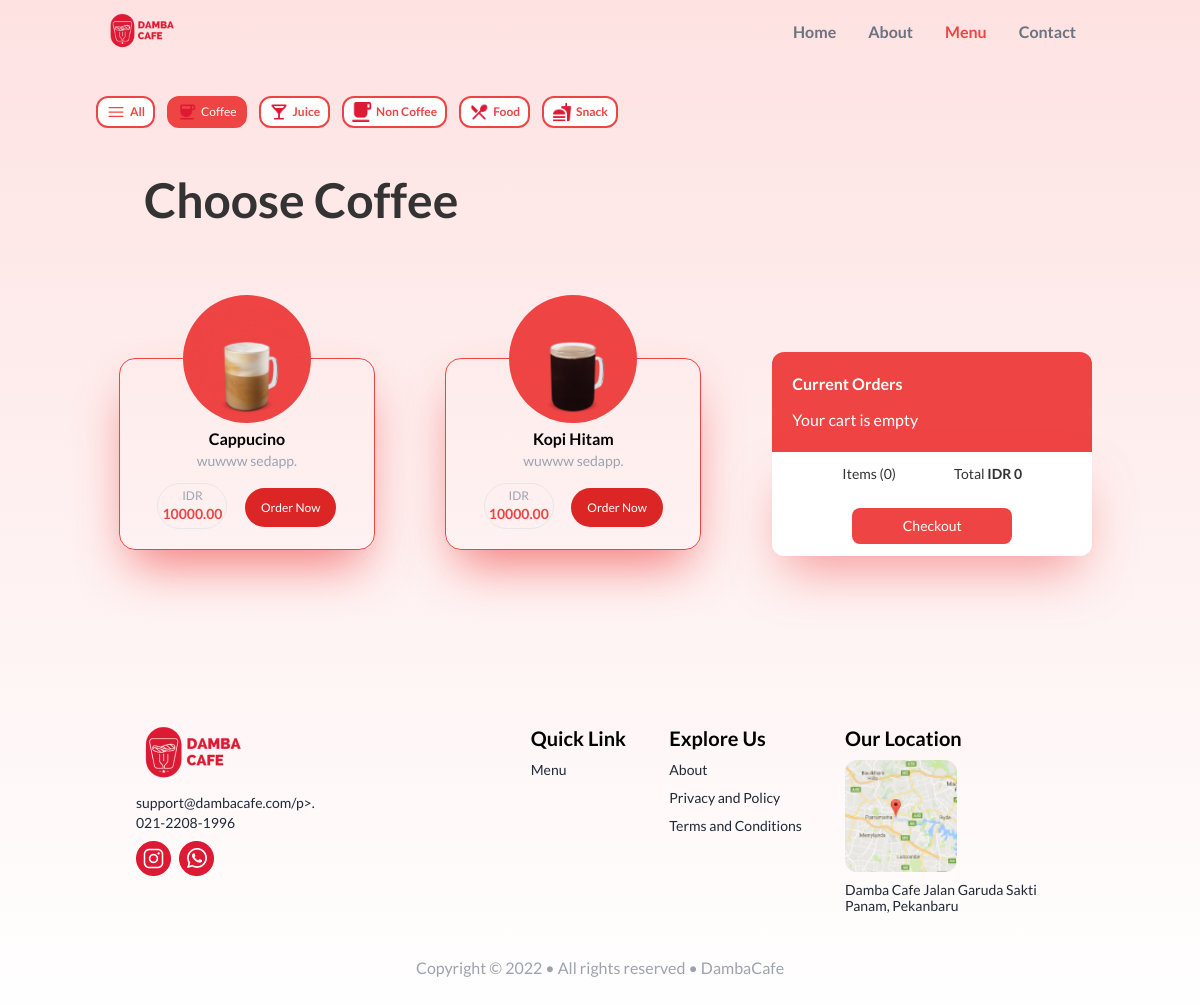
The page /menu.php?filter=Coffee on the database its author committed.
### tables this page shows
CREATE TABLE menu (
    id INT NOT NULL AUTO_INCREMENT PRIMARY KEY,
    name VARCHAR(255) NOT NULL,
    description TEXT NOT NULL,
    price DECIMAL(10,2) NOT NULL,
    image VARCHAR(255) NOT NULL,
    category VARCHAR(255) NOT NULL
);

### menu.php (the view, shortened to what this page needs)
<?php
include 'config.php';
$filter = $_GET['filter'] ?? 'All';
$coffeeList = [];
if ($filter == 'Coffee' || $filter == 'All') {
    $sql = "SELECT * FROM menu WHERE category = 'Coffee'";
    $result = mysqli_query($conn, $sql);
    $coffeeList = mysqli_fetch_all($result, MYSQLI_ASSOC);
}
$nonActive = "flex items-center gap-1 px-2 py-1 text-xs font-semibold text-red-500 bg-white border-2 border-red-500 rounded-xl btn-error";
$active = "flex items-center gap-1 px-2 py-1 text-xs text-white bg-red-500 border-2 border-red-500 rounded-xl btn-error";
?>
<!doctype html>
<html>
<head>
    <link href="./output.css" rel="stylesheet">
    <link href="./style.css" rel="stylesheet">
</head>
<body>
    <main class="min-h-screen px-24 pb-12 mx-auto bg-gradient-to-b from-red-100 to-white">
        <div class="text-red-500 bg-transparent navbar">
            <div class="flex-1">
                <a href="index.php">
                    <img src="images/logo.png" class="w-20">
                </a>
            </div>
            <div class="flex-none">
                <ul class="px-1 font-semibold menu menu-horizontal">
                    <li><a href="index.php" class="text-gray-500">Home</a></li>
                    <li><a href="index.php#about" class="text-gray-500">About</a></li>
                    <li><a href="menu.php">Menu</a></li>
                    <li><a href="index.php#footer" class="text-gray-500">Contact</a></li>
                </ul>
            </div>
        </div>
        <section class="flex flex-col w-24 gap-3 mt-8 md:w-full lg:w-full md:flex-row">
            <a href="menu.php" class="<?php echo $filter == 'All' ? $active : $nonActive ?>">
                <svg xmlns="http://www.w3.org/2000/svg" fill class="w-5 h-5"="none" viewBox="0 0 24 24" stroke-width="1.5" stroke="currentColor" class="w-5 h-5">
                    <path stroke-linecap="round" stroke-linejoin="round" d="M3.75 6.75h16.5M3.75 12h16.5m-16.5 5.25h16.5" />
                </svg>
                All</a>
            <a href="menu.php?filter=Coffee" class="<?php echo $filter == 'Coffee' ? $active : $nonActive ?>">
                <img src="./images/coffee.png" alt="" class="w-5 h-5">
                Coffee</a>
            <a href="menu.php?filter=Juice" class="<?php echo $filter == 'Juice' ? $active : $nonActive ?>">
                <img src="./images/juice.png" alt="" class="w-5 h-5">
                Juice</a>
            <a href="menu.php?filter=Non Coffee" class="<?php echo $filter == 'Non Coffee' ? $active : $nonActive ?>">
                <img src="./images/non-coffee.png" alt="" class="w-5 h-5">
                Non Coffee</a>
            <a href="menu.php?filter=Food" class="<?php echo $filter == 'Food' ? $active : $nonActive ?>">
                <img src="./images/food.png" alt="" class="w-5 h-5">
                Food</a>
            <a href="menu.php?filter=Snack" class="<?php echo $filter == 'Snack' ? $active : $nonActive ?>">
                <img src="./images/snack.png" alt="" class="w-5 h-5">
                Snack</a>
        </section>
        <section class="<?php if ($filter == 'Coffee' || $filter == 'All') {
                            echo 'block';
                        } else {
                            echo 'hidden';
                        } ?>">
            <h1 class="px-12 my-12 mb-32 text-5xl font-semibold">Choose Coffee</h1>
            <div class="flex flex-col gap-12 md:flex-row justify-evenly">
                <div class="grid w-[60%] md:grid-cols-2 grid-cols-1 gap-x-12 gap-y-24 place-items-center">
                    <?php foreach ($coffeeList as $key => $value) { ?>
                        <div class="relative w-64 p-5 border border-red-500 shadow-2xl border-1 rounded-2xl shadow-red-500/70">
                            <div class="absolute top-[-64px] left-0 right-0  mx-auto flex items-center justify-center w-32 h-32 bg-red-500 rounded-full overflow-hidden">
                                <img src="./upload/<?= $value['image'] ?>" class="w-40 p-2">
                            </div>
                            <h2 class="mt-12 font-semibold text-center text-black"><?= $value['name'] ?></h2>
                            <p class="mb-3 text-sm text-center text-gray-400 break-all"><?= $value['description'] ?></p>
                            <div class="flex items-center justify-evenly">
                                <div class="p-1 text-sm border rounded-full border-1 ">
                                    <p class="text-xs text-center text-gray-400">IDR</p>
                                    <p class="text-sm font-semibold text-center text-red-500"><?= $value['price'] ?></p>
                                </div>
                                <div>
                                    <a href="menu.php" class="max-w-lg px-4 py-3 text-xs text-white bg-red-600 rounded-full" onclick="addToCart(<?= $value['id'] ?>, <?= "'" . $value['name'] . "'" ?> ,<?= $value['price'] ?>, 1)">Order Now</a>
                                </div>
                            </div>
                        </div>
                    <?php } ?>
                </div>
                <div class="w-full max-w-xs">
                    <div class="p-5 bg-red-500 rounded-t-xl">
                        <h1 class="mb-3 font-bold text-white">Current Orders</h1>
                    </div>
                    <div class="w-full text-sm bg-white shadow-2xl shadow-red-500/50 rounded-b-xl">
                        <div class="flex w-full p-3 text-sm bg-white justify-evenly">
                            <h1>Items
                                ()
                            </h1>
                            <h1>Total <span class="font-bold">IDR
                                </span></h1>
                        </div>
                        <div class="flex justify-center">
                            <a href="checkout.php" class="block w-1/2 px-3 py-2 m-3 text-center text-white bg-red-500 rounded-lg place-items-center">Checkout</a>
                        </div>
                    </div>
                </div>
            </div>
        </section>
        <?php include 'footer.php' ?>
    </main>
</body>
</html>

### style.css (style rules this page uses)
body { font-family: 'Lato', sans-serif; font-size: 16px; line-height: 1.5; color: #333; }

### rows shown on the page
menu: image (picture), name "Cappucino", description "wuwww sedapp.", price "10000.00"
menu: image (picture), name "Kopi Hitam", description "wuwww sedapp.", price "10000.00"
